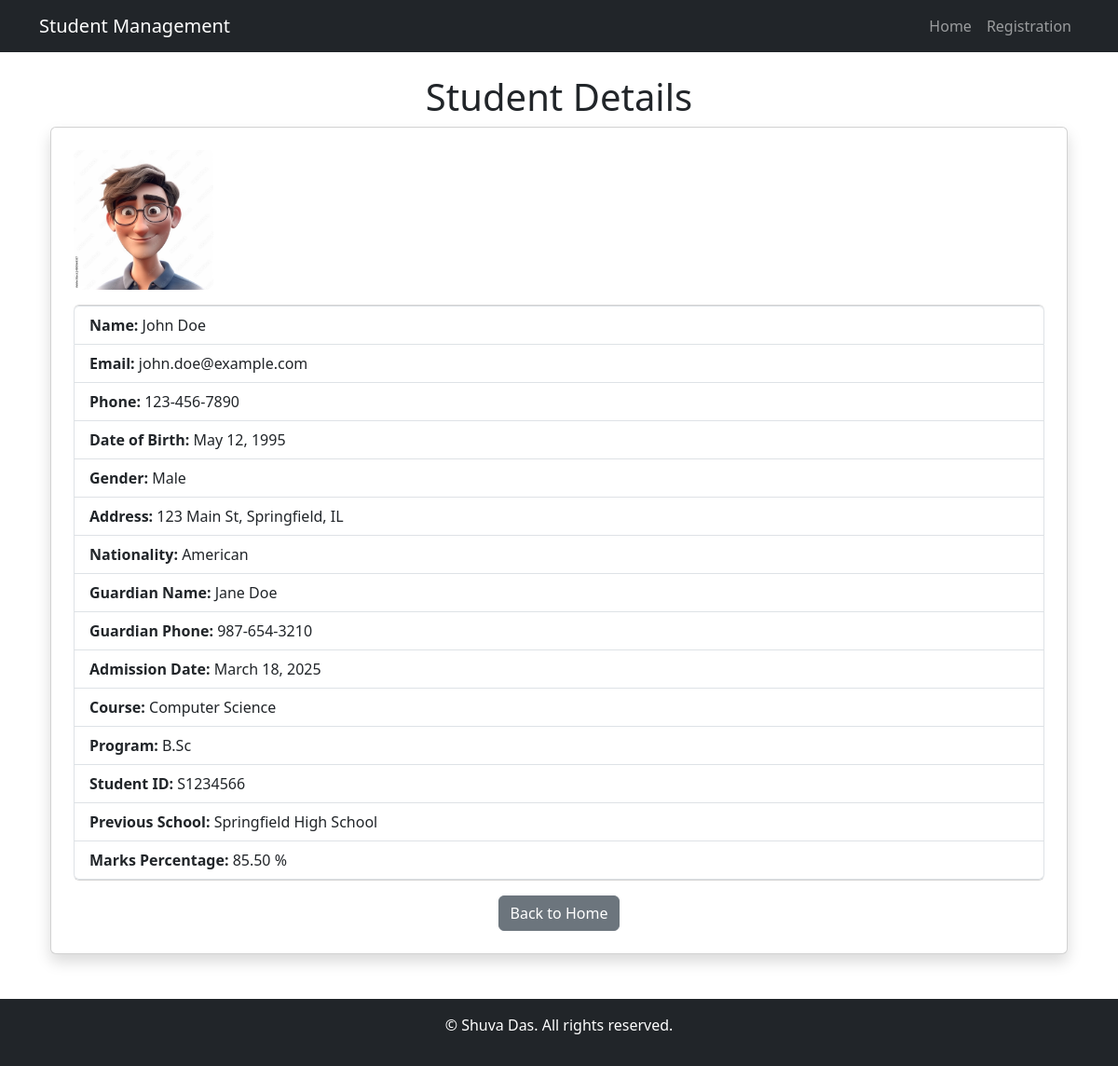
The page /student/2/ on the database its author committed.
### students/models.py (models this page shows, shortened)
class Student(models.Model):
    GENDER_CHOICES=[
        ('M','Male'),
        ('F','Female'),
        ('O','Other'),
    ]
    PROGRAM_NAME=[
        ('B.Tech','Bachelor of Technology'),
        ('M.Tech','Master of Technology'),
        ('B.Sc','Bachelor of Science'),
        ('M.Sc','Master of Science'),
        ('B.Com','Bachelor of Commerce'),
        ('M.Com','Master of Commerce'),
        ('B.A','Bachelor of Arts'),
        ('M.A','Master of Arts'),
        ('B.B.A','Bachelor of Business Administration'),
        ('M.B.A','Master of Business Administration'),
        ('B.C.A','Bachelor of Computer Applications'),
        ('M.C.A','Master of Computer Applications'),
        ('B.Ed','Bachelor of Education'),
        ('M.Ed','Master of Education'),
        ('B.Arch','Bachelor of Architecture'),
        ('M.Arch','Master of Architecture'),
        ('B.Pharma','Bachelor of Pharmacy'),
        ('M.Pharma','Master of Pharmacy'),
        ('B.Sc Nursing','Bachelor of Science in Nursing'),
        ('M.Sc Nursing','Master of Science in Nursing'),
        ('BDS','Bachelor of Dental Surgery'),
        ('MDS','Master of Dental Surgery'),
        ('MBBS','Bachelor of Medicine and Bachelor of Surgery'),
        ('MD','Doctor of Medicine'),
        ('MS','Master of Surgery'),
        ('DM','Doctorate of Medicine'),
        ('M.Ch','Master of Chirurgiae'),
        ('Diploma','Diploma'),
        ('PG Diploma','Post Graduate Diploma'),
        ('Ph.D','Doctor of Philosophy'),
        ('M.Phil','Master of Philosophy'),
        ('LLB','Bachelor of Laws'),
        ('LLM','Master of Laws'),
        ('B.Arch','Bachelor of Architecture'),
        ('M.Arch','Master of Architecture'),
        ('B.Pharma','Bachelor of Pharmacy'),
        ('M.Pharma','Master of Pharmacy'),
        ('B.Sc Nursing','Bachelor of Science in Nursing'),
        ('M.Sc Nursing','Master of Science in Nursing'),
        ('BDS','Bachelor of Dental Surgery'),
        ('MDS','Master of Dental Surgery'),
        ('MBBS','Bachelor of Medicine and Bachelor of Surgery'),
        ('MD','Doctor of Medicine'),
        ('MS','Master of Surgery'),
        ('DM','Doctorate of Medicine'),
        ('M.Ch','Master of Chirurgiae'),
        ('Diploma','Diploma'),
        ('PG Diploma','Post Graduate Diploma'),
        ('Ph.D','Doctor of Philosophy'),
        ('M.Phil','Master of Philosophy'),
        ('LLB','Bachelor of Laws'),
        ('LLM','Master of Laws'),
        ('B.Arch','Bachelor of Architecture'),
        ('M.Arch','Master of Architecture'),
        ('B.Pharma','Bachelor of Pharmacy'),
        ('M.Pharma','Master of Pharmacy'),
        ('B.Sc Nursing','Bachelor of Science in Nursing'),
        ('M.Sc Nursing','Master of Science in Nursing'),
        ('BDS','Bachelor of Dental Surgery'),
        ('MDS','Master of Dental Surgery'),
        ('MBBS','Bachelor of Medicine and Bachelor of Surgery'),
        ('MD','Doctor of Medicine'),
        ('MS','Master of Surgery'),
        ('DM','Doctorate of Medicine'),
        ('M.Ch','Master of Chirurgiae'),
        ('Diploma','Diploma'),
        ('PG Diploma','Post Graduate Diploma'),
        ('Ph.D','Doctor of Philosophy'),
        ('M.Phil','Master of Philosophy'),
        ('LLB','Bachelor of Laws'),
        ('LLM','Master of Laws'),
        ('B.Arch','Bachelor of Architecture'),
        ('M.Arch','Master of Architecture'),
        ('B.Pharma','Bachelor of Pharmacy'),
        ('M.Pharma','Master of Pharmacy'),
        ('B.Sc Nursing','Bachelor of Science in Nursing'),
        ('M.Sc Nursing','Master of Science in Nursing'),
        ('BDS','Bachelor of Dental Surgery'),
        ('MDS','Master of Dental Surgery'),
        ('MBBS','Bachelor of Medicine and Bachelor of Surgery'),
        ('MD','Doctor of Medicine'),
        ('MS','Master of Surgery'),
        ('DM','Doctorate of Medicine'),
        ('M.Ch','Master of Chirurgiae'),
        ('Diploma','Diploma'),
        ('PG Diploma','Post Graduate Diploma'),
        ('Ph.D','Doctor of Philosophy'),
        ('M.Phil','Master of Philosophy'),
        ('LLB','Bachelor of Laws'),
        ('LLM','Master of Laws'),
        ('B.Arch','Bachelor of Architecture'),
        ('M.Arch','Master of Architecture'),
        ('B.Pharma','Bachelor of Pharmacy'),
        ('M.Pharma','Master of Pharmacy'),
        ('B.Sc Nursing','Bachelor of Science in Nursing'),
        ('M.Sc Nursing','Master of Science in Nursing'),
        ('BDS','Bachelor of Dental Surgery'),
        ('MDS','Master of Dental Surgery'),
        ('MBBS','Bachelor of Medicine and Bachelor of Surgery'),
        ('MD','Doctor of Medicine'),
        ('MS','Master of Surgery'),
        ('DM','Doctorate of Medicine'),
        ('M.Ch','Master of Chirurgiae'),
        ('Diploma','Diploma'),
        ('PG Diploma','Post Graduate Diploma'),
        ('Ph.D','Doctor of Philosophy'),
    ]
    first_name = models.CharField(max_length=100)
    last_name = models.CharField(max_length=100)
    email=models.EmailField(unique=True)
    phone=models.CharField(max_length=15)
    date_of_birth=models.DateField()
    gender=models.CharField(max_length=1,choices=GENDER_CHOICES)
    address=models.TextField()
    nationality=models.CharField(max_length=50)
    profile_pic=models.ImageField(upload_to='profile_pics/',null=True,blank=True)
    guardian_name=models.CharField(max_length=100)
    guardian_phone=models.CharField(max_length=15)
    guardian_email=models.EmailField(null=True,blank=True)
    guardian_relation=models.CharField(max_length=50)
    admission_date=models.DateField(auto_now_add=True)
    course=models.CharField(max_length=150)
    program_name=models.CharField(max_length=20,choices=PROGRAM_NAME)
    ID_number=models.CharField(max_length=20,unique=True)
    previous_school=models.CharField(max_length=150,null=True,blank=True)
    marks_percentage=models.DecimalField(max_digits=5,decimal_places=2,null=True,blank=True)
    is_active=models.BooleanField(default=True)
    created_at=models.DateTimeField(auto_now_add=True)
    updated_at=models.DateTimeField(auto_now=True)

### students/views.py (the view)
# urls.py: path('student/<int:pk>/',student_detail,name='student_detail'),
def student_detail(request,pk):
    student=get_object_or_404(Student,pk=pk)
    context={
        'student':student
    }
    return render(request,'student_detail.html',context)

### templates/student_detail.html (shortened to what this page needs)
{% extends "index.html" %}
{% block content %}
    <div class="container">
        <h1 class="text-center">Student Details</h1>
        <div class="card shadow p-4">
            {% if student.profile_pic %}
                <img src="{{ student.profile_pic.url }}" alt="Profile Picture" class="img-fluid rounded mb-3" width="150">
            {% else %}
                <img src='https://via.placeholder.com/300x200' class='img-fluid rounded mb-3' alt="{{ student.first_name }} {{ student.last_name }}">
            {% endif %}
            <ul class="list-group">
                <li class="list-group-item"><strong>Name:</strong> {{ student.first_name }} {{ student.last_name }}</li>
                <li class="list-group-item"><strong>Email:</strong> {{ student.email }}</li>
                <li class="list-group-item"><strong>Phone:</strong> {{ student.phone }}</li>
                <li class="list-group-item"><strong>Date of Birth:</strong> {{ student.date_of_birth }}</li>
                <li class="list-group-item"><strong>Gender:</strong> {{ student.get_gender_display }}</li>
                <li class="list-group-item"><strong>Address:</strong> {{ student.address }}</li>
                <li class="list-group-item"><strong>Nationality:</strong> {{ student.nationality }}</li>
                <li class="list-group-item"><strong>Guardian Name:</strong> {{ student.guardian_name }}</li>
                <li class="list-group-item"><strong>Guardian Phone:</strong> {{ student.guardian_phone }}</li>
                <li class="list-group-item"><strong>Admission Date:</strong> {{ student.admission_date }}</li>
                <li class="list-group-item"><strong>Course:</strong> {{ student.course }}</li>
                <li class="list-group-item"><strong>Program:</strong> {{ student.program_name }}</li>
                <li class="list-group-item"><strong>Student ID:</strong> {{ student.ID_number }}</li>
                <li class="list-group-item"><strong>Previous School:</strong> {{ student.previous_school }}</li>
                <li class="list-group-item"><strong>Marks Percentage:</strong> {{ student.marks_percentage }} %</li>
            </ul>
            <div class="text-center mt-3">
                <a href="{% url 'homepage' %}" class="btn btn-secondary">Back to Home</a>
            </div>
        </div>
    </div>
{% endblock %}

### rows shown on the page
Student: profile_pic (picture), first_name "John", last_name "Doe", email "john.doe@example.com", phone "123-456-7890", date_of_birth "May 12, 1995", gender "Male", address "123 Main St, Springfield, IL", nationality "American", guardian_name "Jane Doe", guardian_phone "987-654-3210", admission_date "March 18, 2025", course "Computer Science", program_name "B.Sc", ID_number "S1234566", previous_school "Springfield High School", marks_percentage "85.50"
